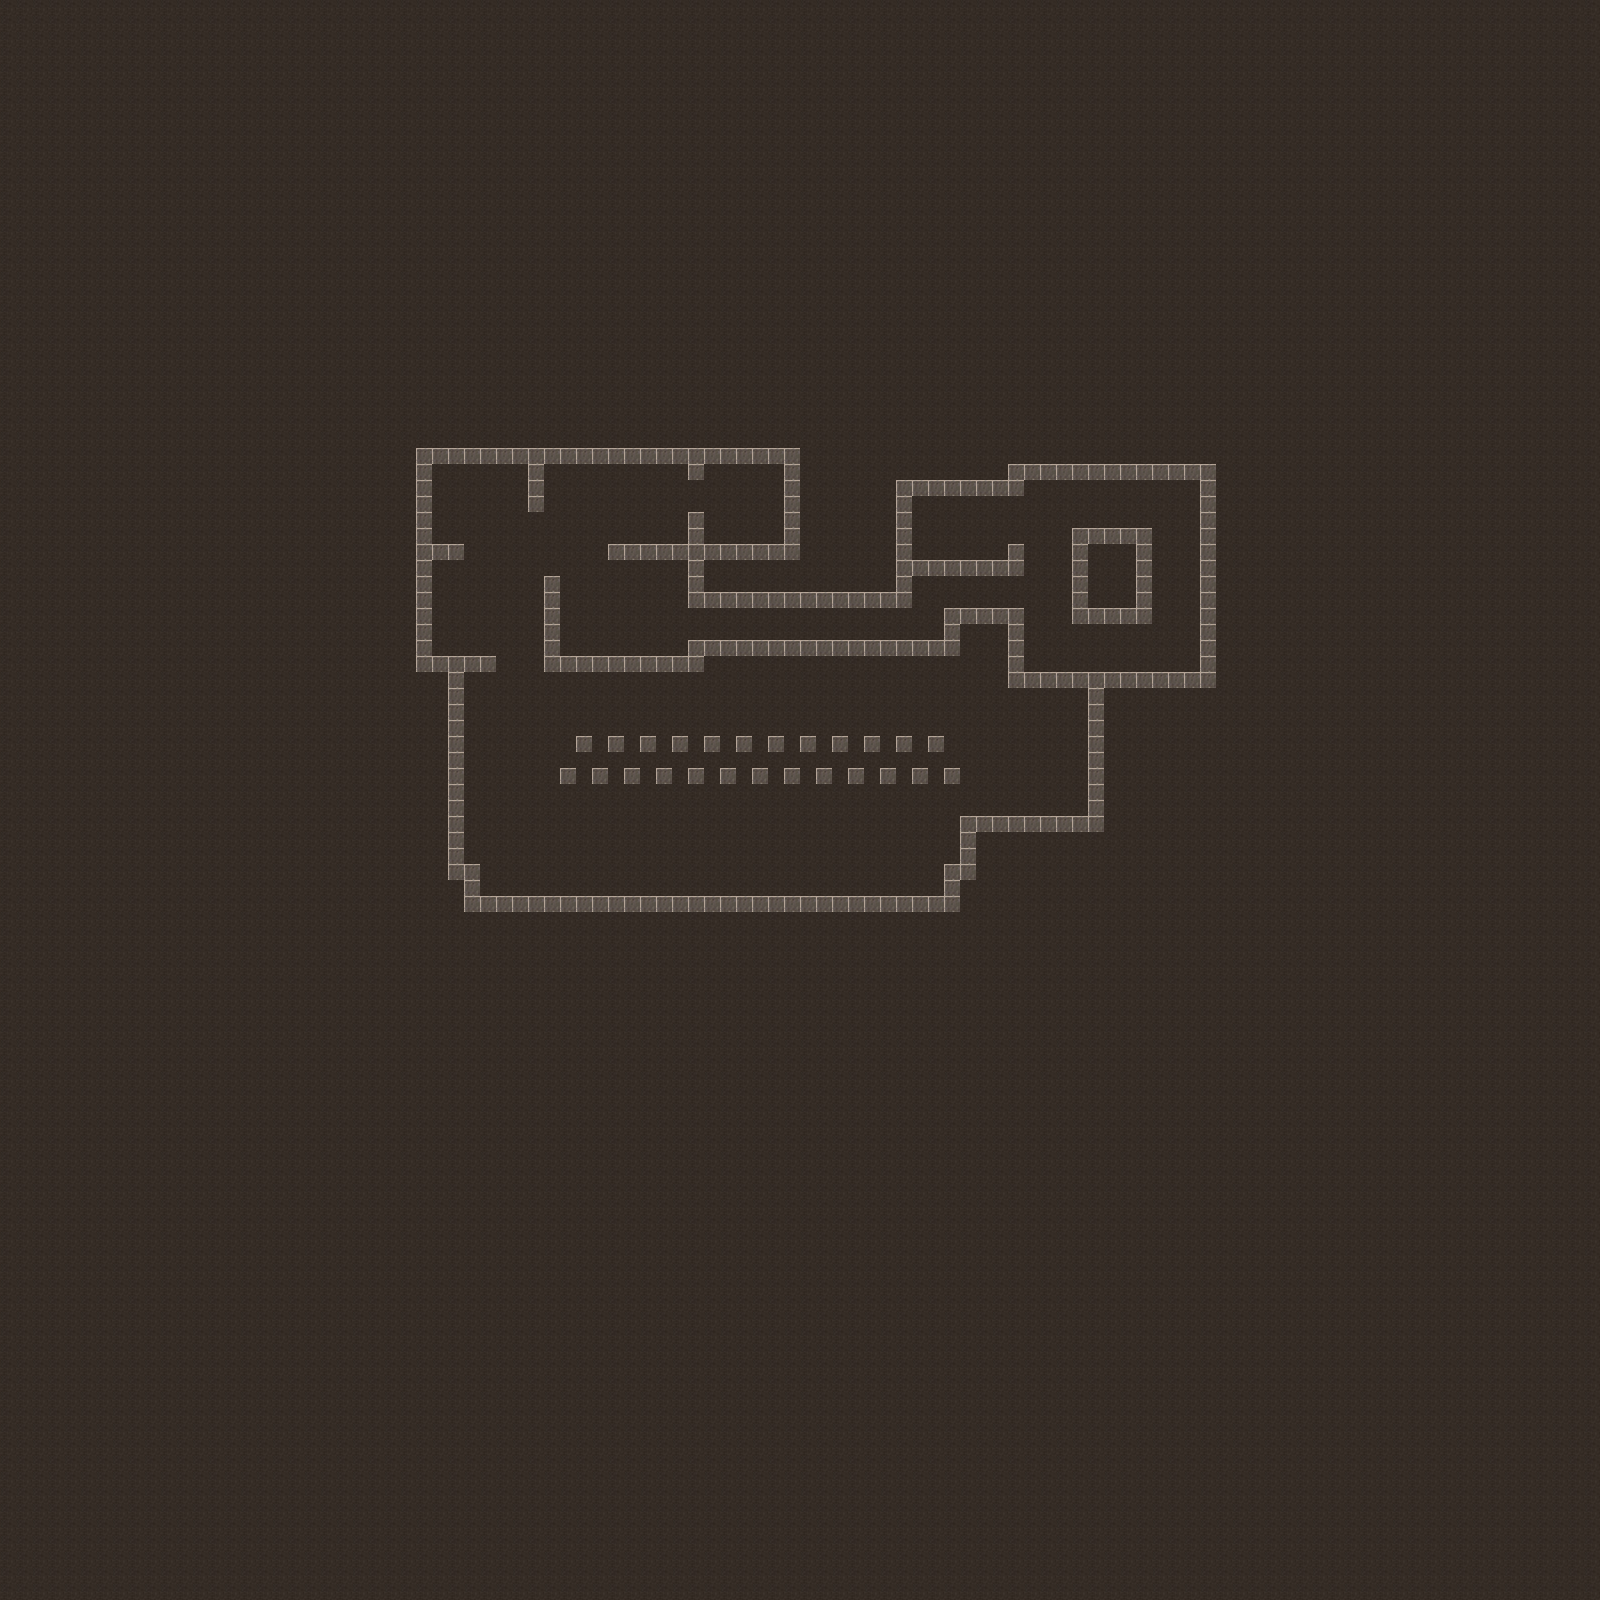

A 2D game scene composited from a Tiled map and its tileset images. What follows is a short description and the map's XML, with each tile layer's data collapsed to a summary:
An orthogonal 100x100 tile map with 16x16 px tiles, 1 tile layer (level1).

<map version="1.0" orientation="orthogonal" width="100" height="100" tilewidth="16" tileheight="16">
 <tileset firstgid="1" name="tileset" tilewidth="16" tileheight="16">
  <image source="../public/assets/images/tileset.png" trans="ff00ff" width="48" height="16" />
 </tileset>
 <layer name="level1" width="100" height="100">
  <data>[10000 cells, 10000 non-empty, 2 distinct tile ids]</data>
 </layer>
</map>
